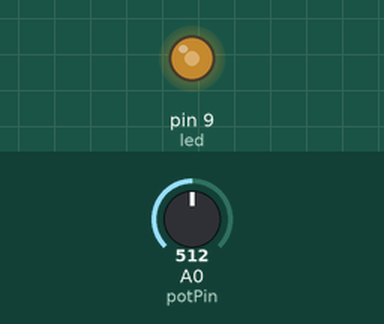
Simulated run of this sketch. Board: Arduino Uno, built with avr-gcc and run on an emulated ATmega328P. Shown: output pins drawn as LEDs (lit = HIGH). Inputs (shaded band) come from the test bench; at power-on: A0 (potPin) = 512.

Above: at 1.2 s.
1.3 s: A0 (potPin) set to 716
At 2.5 s:
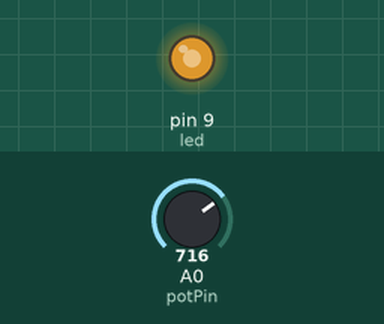
2.8 s: A0 (potPin) set to 900
At 3.9 s:
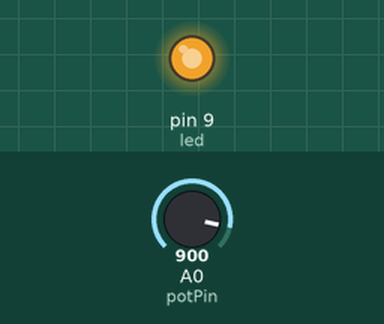
4.3 s: A0 (potPin) set to 122
At 4.8 s:
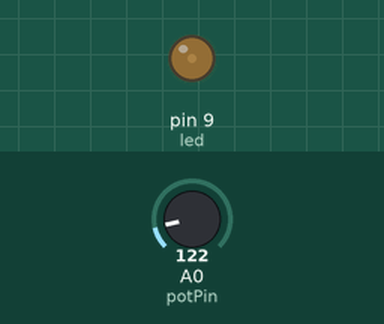
5.8 s: A0 (potPin) set to 0
At 6.2 s:
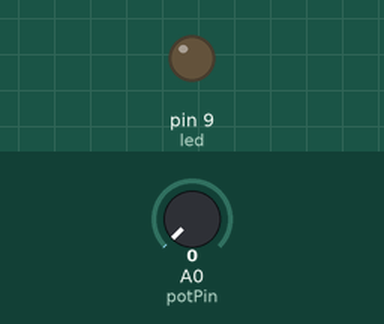
7.3 s: A0 (potPin) set to 511
At 8.4 s:
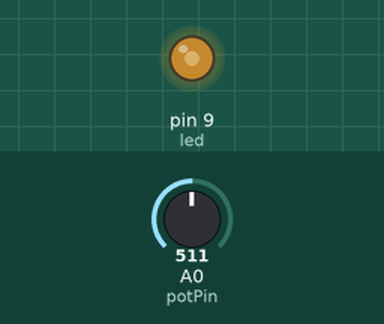
Timing chart, 0 to 9.8 s (numbered marks = the images above; inputs shaded):
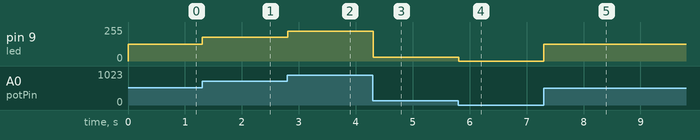

The sketch:

potansiyometre_led.ino
```cpp
int led = 9;
int potPin = A0;
int potDeger;
void setup() {
  pinMode(led, OUTPUT);
}
void loop() {
potDeger = analogRead(potPin);
potDeger = map(potDeger, 0, 1023, 0, 255);
analogWrite(led, potDeger);
delay(10);
}
```

Measured:
- after the input at 1.3 s, pin 9 (led): 127/255 → 178/255 at once
- after the input at 2.8 s, pin 9 (led): 178/255 → 224/255 at once
- after the input at 4.3 s, pin 9 (led): 224/255 → 30/255 at once
- after the input at 5.8 s, pin 9 (led): 30/255 → 0/255 at once
- after the input at 7.3 s, pin 9 (led): 0/255 → 127/255 at once
